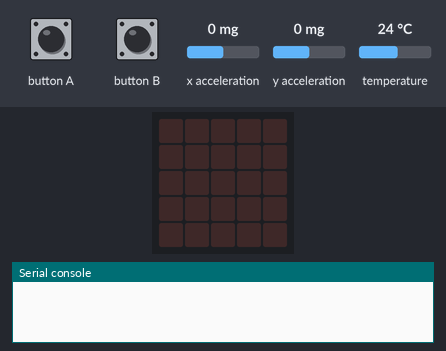
Recording of a program running on a simulated BBC micro:bit (MakeCode). On the bench: the board's 5×5 LED display, the last lines printed to the serial console. Inputs (shaded band) come from the test bench; at power-on: temperature 24 °C, x acceleration 0 mg, y acceleration 0 mg.

Above: at 1.2 s.
1.3 s: button A pressed for 0.15 s
At 1.9 s:
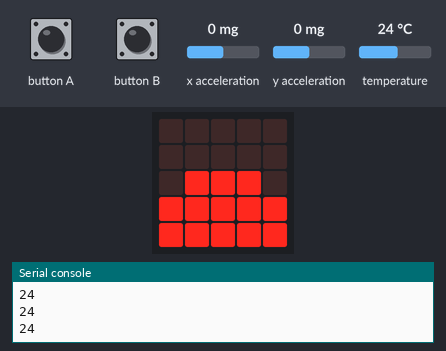
2.9 s: temperature set to 12 °C
At 4.1 s:
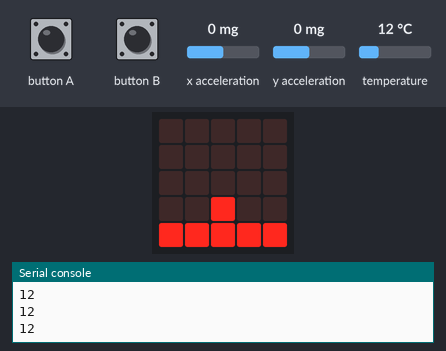
4.4 s: temperature set to 19 °C
At 5.6 s:
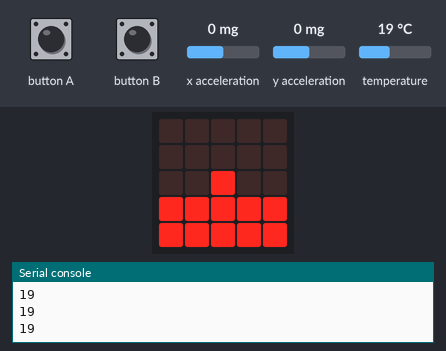
5.9 s: button B pressed for 0.15 s
At 6.7 s:
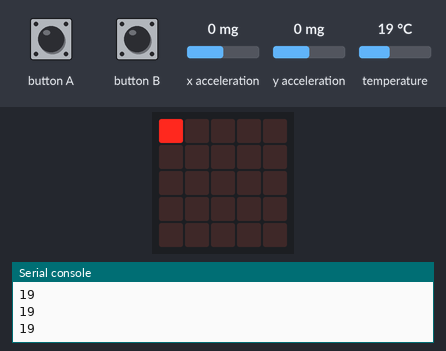
Timing chart, 0 to 8.6 s (numbered marks = the images above; inputs shaded):
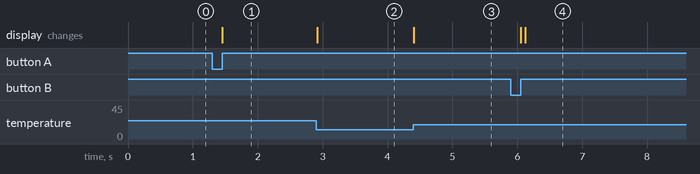

Measured:
- after the input at 1.3 s, the display: changes after 0.16 s (image 1)
- after the input at 2.9 s, the display: changes at once (image 2)
- after the input at 4.4 s, the display: changes at once (image 3)
- after the input at 5.9 s, the display: first changes after 0.15 s (image 4 shows a later state)

The program:

main.ts
```typescript
let end = false
let botonA = false
let botonB = false
let tem = 0
let x = 2
let y = 2
input.onButtonPressed(Button.A, function on_button_pressed_a() {

    botonB = false
    botonA = true
})
input.onButtonPressed(Button.B, function on_button_pressed_b() {

    botonA = false
    botonB = true
})
basic.forever(function on_forever() {
    let accX: number;
    let accY: number;

    tem = input.temperature()
    if (botonA) {
        led.plotBarGraph(tem, 50, true)
    } else if (botonB) {
        accX = input.acceleration(Dimension.X)
        accY = input.acceleration(Dimension.Y)
        //  Movimiento horizontal (X)
        if (accX <= 150 && x > 0) {
            x = x - 1
        } else if (accX > 150 && x < 4) {
            x = x + 1
        }

        //  Movimiento vertical (Y)
        if (accY <= 150 && y > 0) {
            y = y - 1
        } else if (accY > 150 && y < 4) {
            y = y + 1
        }

        basic.clearScreen()
        led.plot(x, y)
        basic.pause(50)
    }

})
```

test.ts
```typescript
// les proves van aquí; això no es compilarà quan aquest paquet s'usi com a extensió.
```
